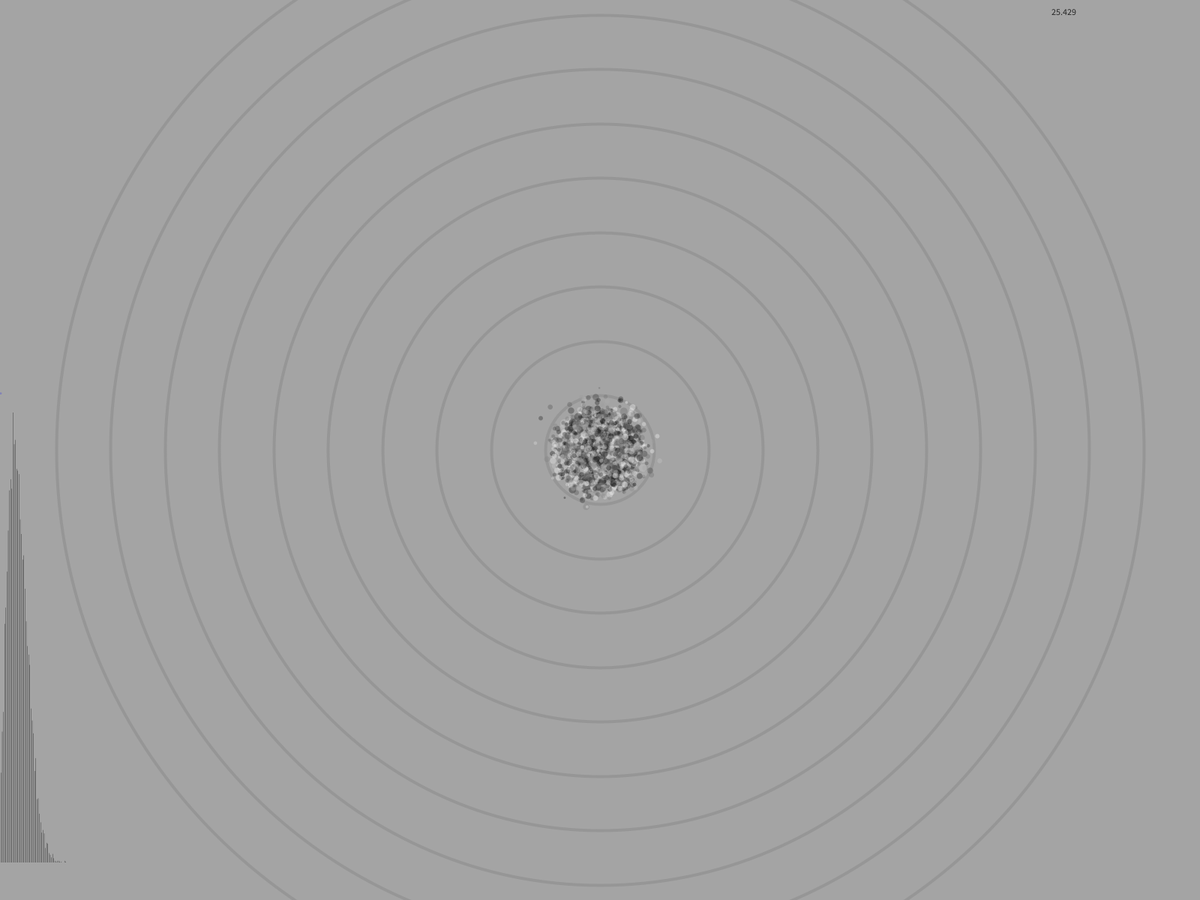
Frame 1 (no input)
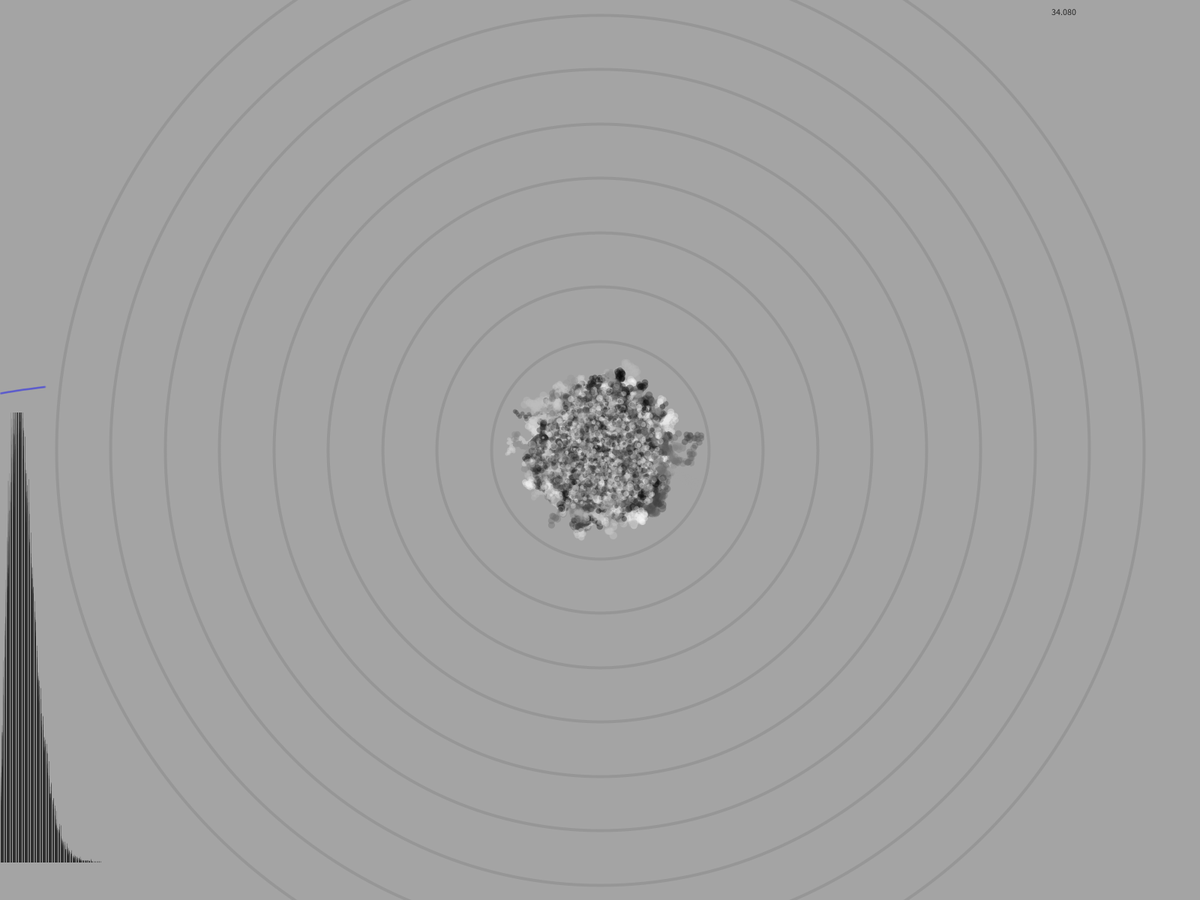
Frame 60 (the mouse pressed at the canvas centre just before this capture)
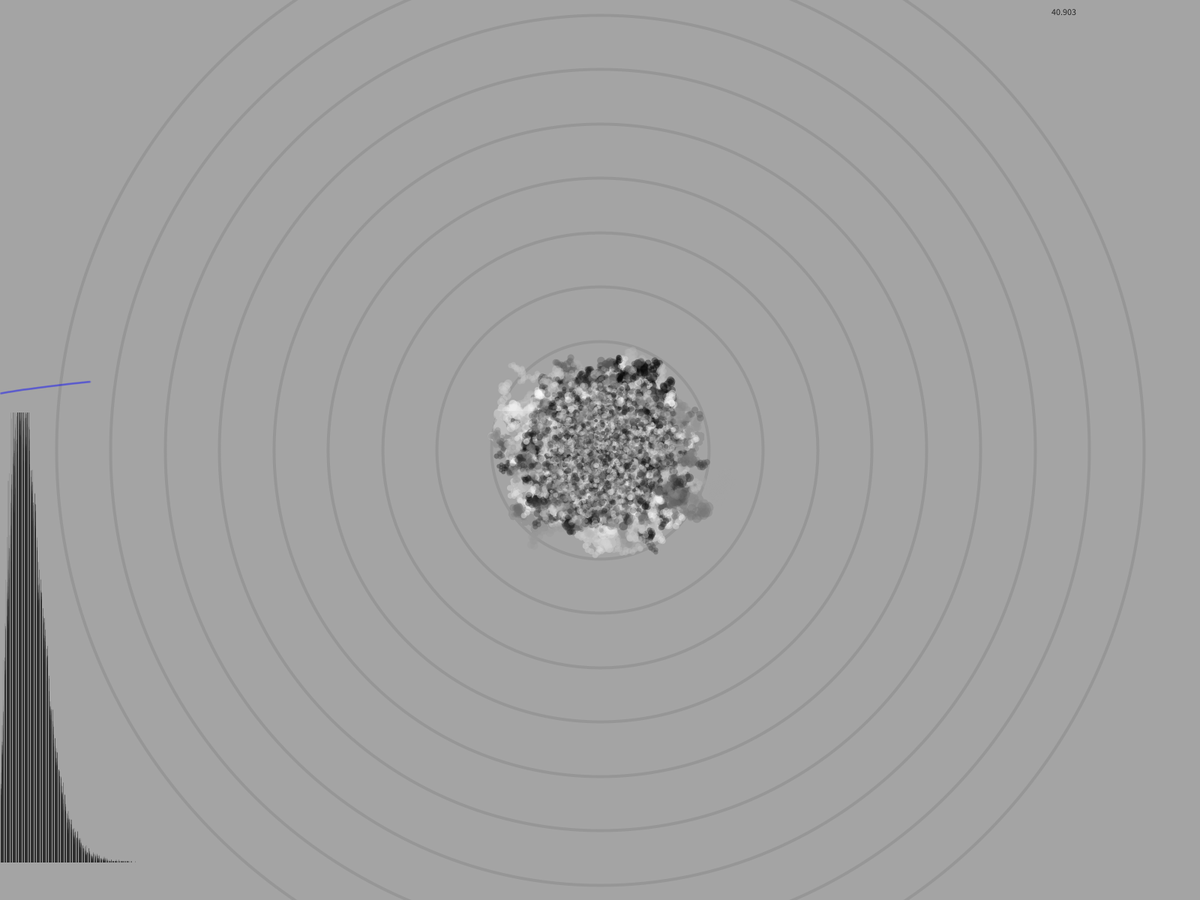
Frame 120 (the mouse held since frame 60 and released just before this capture)

The Processing sketch that drew these frames (run headless with seeded random() and noise(); from frame 60 on, the mouse is pressed at the canvas centre):

// Processing sketch: random_walker
// ── random_walker.pde
import java.util.Random;
Random generator;
float spread = 20;
Walker[] w = new Walker[10000];
float size = 4;
Histogram histogram;
int alpha = 100;
boolean loop = true;
float bg;


void setup()
{
  // Setup
  fullScreen();
  bg = random(255);
  generator = new Random();
  
  // Background
  background(bg);
  noFill();
  stroke(150);
  strokeWeight(4);
  int n = 10;
  float d = width/(n+1); 
  for (int i=1; i<=n; i++)
  {
    ellipse(width/2, height/2, d*i, d*i);
  }
  
  //Initialization
  for (int i=0; i<w.length; i++)
  {
    w[i] = new Walker();
  }
  histogram = new Histogram(1000, 0, width, width, height/2, bg);
}

void draw()
{
  // Display walkers
  for (int i=0; i<w.length; i++)
  {
    w[i].walk();
  }
  
  // Display distribution
  histogram.display();
}

void keyPressed()
{
  if((key=='P') || (key=='p') || (key==' '))
  {
    loop = !loop;
    if(loop) {loop();}
    else {noLoop();}
  }
  if((key=='R') || (key=='r'))
  {
    setup();
  }
}

class Walker
{
  float x, y;
  float step, radius;
  float dist_ratio;
  int fill = int(random(255));
  
  Walker()
  {
    x = width/2 + (float)generator.nextGaussian()*spread; // random(height);
    y = height/2 + (float)generator.nextGaussian()*spread; // random(height);
    step = size * (1 + 0.3 * (float)generator.nextGaussian());
    radius = step*(1.5);
  }
  
  void walk()
  {
    step();
    display();
  }
  
  void display()
  {
    noStroke();
    fill(fill, alpha);
    ellipse(x,y, radius, radius);
    fill(fill, alpha);
  }
  
  void step()
  {
    float stepx = random(-1, 1);
    float stepy = random(-1, 1);
    x += stepx * step;
    y += stepy * step; 
    float distance = dist(x, y, width/2, height/2);
    histogram.add(distance);
  }
  
  void reset()
  {
    x = width/2;
    y = width/2;
  }
}


class Histogram
{
 float[] values;
 int n, nval;
 float min, max;
 float gwidth, gheight, weight=3;
 float sum, t;
 float background;
 boolean h_rescale, v_rescale;
 
 Histogram(int n, float min, float max, float gwidth, float gheight, float bg)
 {
   values = new float[n];
   this.reset();
   this.t = 1;
   this.min = min;
   this.max = max;
   this.gwidth = gwidth;
   this.gheight = gheight;
   this.background = bg;
   if((min == 0) && (max == 0))
   {
     h_rescale = true;
     this.min = 0;
     this.max = 1;
   }
   else {h_rescale = false;}
   if(gheight == 0)
   {
     v_rescale = false;
     gheight = 300;
   }
   else {v_rescale = true;}
 }
 
 void add(float value)
 {
   float growth = (value)/(1);
   sum += (growth);
   nval++;
   if(h_rescale)
   {
     if((value < min) || (max < value))
     {
       rescale(value);
     }
     float index = map(value, min, max, 0, values.length-1);
     values[int(index)]++;
   }
   else if((min < value) && (value < max))
   {
     float index = map(value, min, max, 0, values.length-1);
     values[int(index)]++;
   }
 }
 
 void display()
 {
   // Initialize important values
   float rheight = height-50;
   int l = values.length;
   float w = gwidth/(l);
   //Find maximum value
   float maxval = 0;
   for(float value : values)
   {
     if (value > maxval) {maxval = value;}
   }
   float adjust;
   if (v_rescale)
   {
     adjust = gheight/maxval;
   }
   else
   {
     adjust = weight;
     gheight = maxval*adjust+20;
   }
   fill(background, 6);
   rect(0, rheight-gheight-2, width, gheight+2);
   fill((background+127.5) % 255);
   for (int i=0; i<l; i++)
   {
     // Draw the value
     float h = values[i]*adjust;
     rect(w*i, rheight-h, w-2, h);
   }
   // Display average value of the distribution
   fill(background);
   rect(width-200, 0, 200, 50);
   fill((background+127.5) % 255);
   text(sum/nval, width-200, 20);
   fill(0, 0, 255, 50);
   if(!v_rescale)
   {
     gheight = rheight-height/2;
     stroke(0, 0, 255, 50);
     strokeWeight(1);
     line(0, rheight-gheight, width, rheight-gheight);
     noStroke();
   }
   ellipse(((t) % width), rheight-gheight-(sum/nval), 3, 3);
   sum = 0; nval = 0; t++;
   this.set();
 }
 
 void set()
 {
   for (int i=0; i<values.length; i++)
    {
      values[i] = 0;
    }
    sum = 0;
    nval = 0;
 }
 
 void reset()
 {
   for (int i=0; i<values.length; i++)
    {
      values[i] = 0;
    }
    sum = 0;
    nval = 0;
    t = 1;
 }
 
 void rescale(float value)
 {
   int l = values.length;
   float[] old_values = new float[l];
   float min_f, max_f;
   arrayCopy(values, old_values);
   // Get the new range
   if (value < min) {min_f=value; max_f=max;}
   else {min_f=min; max_f=value;}
   // Fill the new array with the correponding values
   float w = (max_f-min_f)/l;
   float w0 = (max-min)/l;
   float J0 = (min-min_f)/w;
   int j0 = int(J0);
   for (int j=0; j<j0; j++)
   {
     values[j] = 0;
   }
   float Ij, Ijj;
   int ij, ijj;
   // Fill position J0
   values[j0] = 0;
   Ijj = w/w0; ijj=int(Ijj);
   for(int i=0; i<ijj; i++)
   {
     values[j0] += old_values[i];
   }
   values[j0] += (Ijj-ijj) * old_values[ijj];
   // Fill the other overlapping positions
   float JM = (max-min_f)/w; 
   int jM = int(JM);
   for(int j=j0+1; j<jM; j++)
   {
     values[j] = 0; // Initialize to fill
     Ij = ((j-J0)*w)/w0;
     Ijj = ((j+1-J0)*w)/w0;
     ij = int(Ij); ijj = int(Ijj);
     values[j] += (ij+1-Ij)*old_values[ij];
     for (int i=ij+1; i<ijj; i++)
     {
       values[j] += old_values[i];
     }
     values[j] += (Ijj-ijj) * old_values[ijj];
   }
   // Fill position jM
   values[jM] = 0;
   Ij = ((jM-J0)*w)/w0;
   ij = int(Ij);
   values[jM] += (ij+1-Ij)*old_values[ij];
   for(int i=ij; i<l; i++)
   {
     values[jM] += old_values[i];
   }
   // Fill remaining values
   for(int j=jM+1; j<l; j++)
   {
     values[j] = 0;
   }
   min = min_f;
   max = max_f;
 }
   
}
